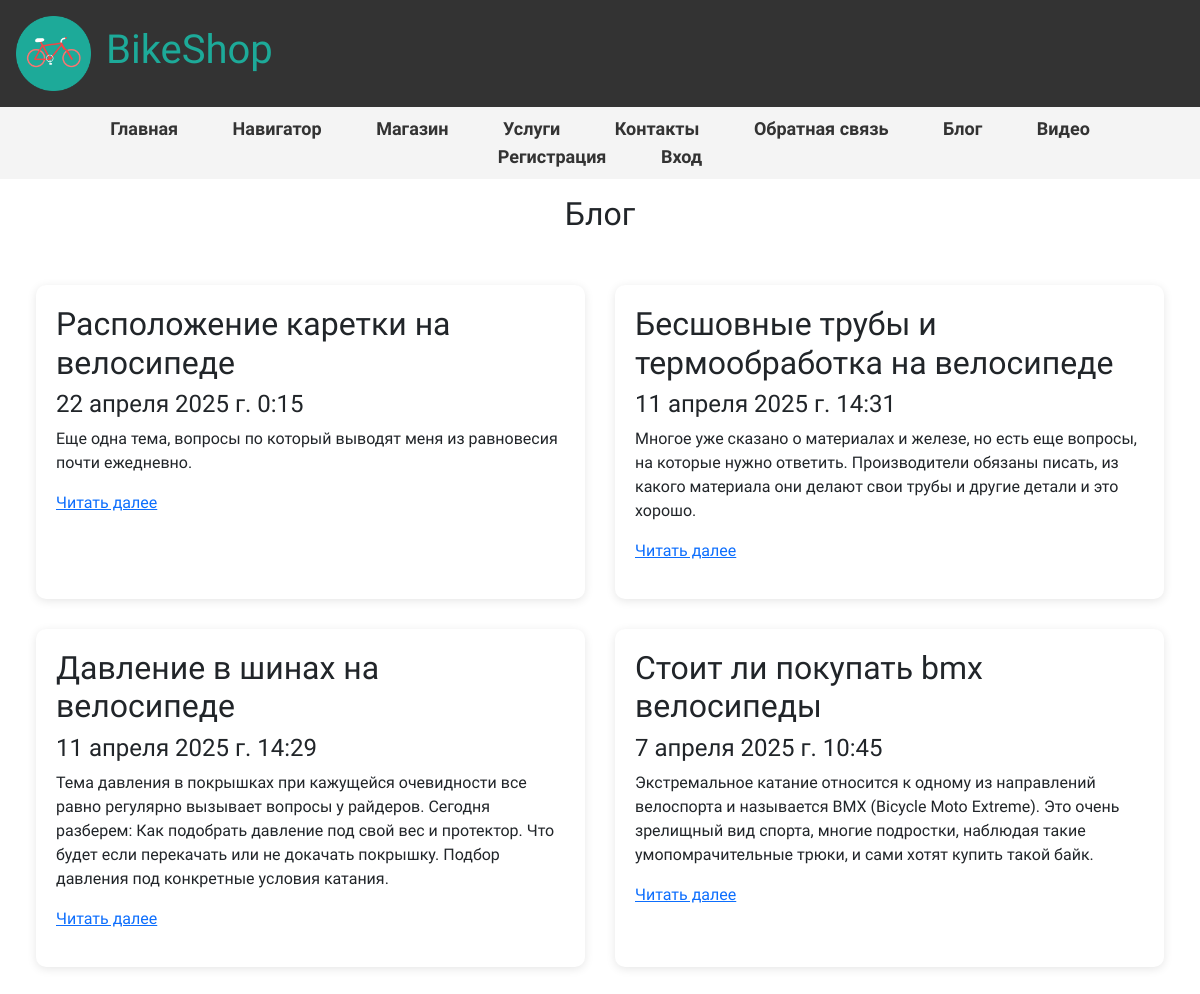
Screenshot of /blog/ with the database file from the repository.
### main/models.py (models this page shows, shortened)
class Blog(models.Model):
    title = models.CharField(max_length=200, verbose_name="Заголовок")
    short_content = models.TextField(verbose_name="Краткое содержание")
    full_content = models.TextField(verbose_name="Полное содержание")
    posted = models.DateTimeField(default=datetime.now, db_index=True, verbose_name="Опубликована")
    author = models.ForeignKey(User, on_delete=models.CASCADE, verbose_name="Автор")
    image = models.ImageField(upload_to='blog_images/', null=True, blank=True, verbose_name="Изображение")
    class Meta:
        verbose_name = "Статья блога"
        verbose_name_plural = "Статьи блога"
        ordering = ['-posted']

### main/views.py (the view)
# urls.py: path('blog/', views.blog, name='blog'),
def blog(request):
    assert isinstance(request, HttpRequest) # выполняет проверку типа объекта request во время выполнения программы.
    posts = Blog.objects.all()
    return render(
        request,
        'main/blog.html',
        {
            'title': 'Блог',
            'posts': posts,  # Передача
            'year': datetime.now().year,
        }
    )

### main/templates/main/blog.html
{% extends "main/layout.html" %}
{% block content %}
<h2>{{ title }}</h2> <br />
<div class="blog-grid">
    {% for post in posts %}
        <div class="blog-card">
            <h2>{{ post.title }}</h2>
            <h4>{{ post.posted }}</h4>
            <p>{{ post.short_content }}</p>
            <p><a href="{% url 'blogpost' parametr=post.id %}">Читать далее</a></p>
        </div>
    {% endfor %}
</div>
{% endblock %}

### main/static/main/css/site.css (style rules this page uses)
* { font-family: 'Chocolate Classical Sans', sans-serif; }
body { margin: 0; padding: 0; background-color: #f4f4f4; }
.blog-grid { display: grid; grid-template-columns: repeat(2, 1fr); gap: 30px; padding: 20px; }
.blog-card { background-color: #fff; border-radius: 10px; padding: 20px; box-shadow: 0 2px 10px rgba(0, 0, 0, 0.1); }

### rows the page displays
Blog: title "Расположение каретки на велосипеде", posted "22 апреля 2025 г. 0:15", short_content "Еще одна тема, вопросы по который выводят меня из равновесия почти ежедневно."
Blog: title "Бесшовные трубы и термообработка на велосипеде", posted "11 апреля 2025 г. 14:31", short_content "Многое уже сказано о материалах и железе, но есть еще вопросы, на которые нужно ответить. Производители обязаны писать, из какого материала они делают свои трубы и другие детали и это хорошо."
Blog: title "Давление в шинах на велосипеде", posted "11 апреля 2025 г. 14:29", short_content "Тема давления в покрышках при кажущейся очевидности все равно регулярно вызывает вопросы у райдеров. Сегодня разберем: Как подобрать давление под свой вес и протектор. Что будет если перекачать или не докачать покрышку. Подбор давления под конкретные условия катания."
Blog: title "Стоит ли покупать bmx велосипеды", posted "7 апреля 2025 г. 10:45", short_content "Экстремальное катание относится к одному из направлений велоспорта и называется BMX (Bicycle Moto Extreme). Это очень зрелищный вид спорта, многие подростки, наблюдая такие умопомрачительные трюки, и сами хотят купить такой байк."

### other values shown
{{ title }} "Блог"
